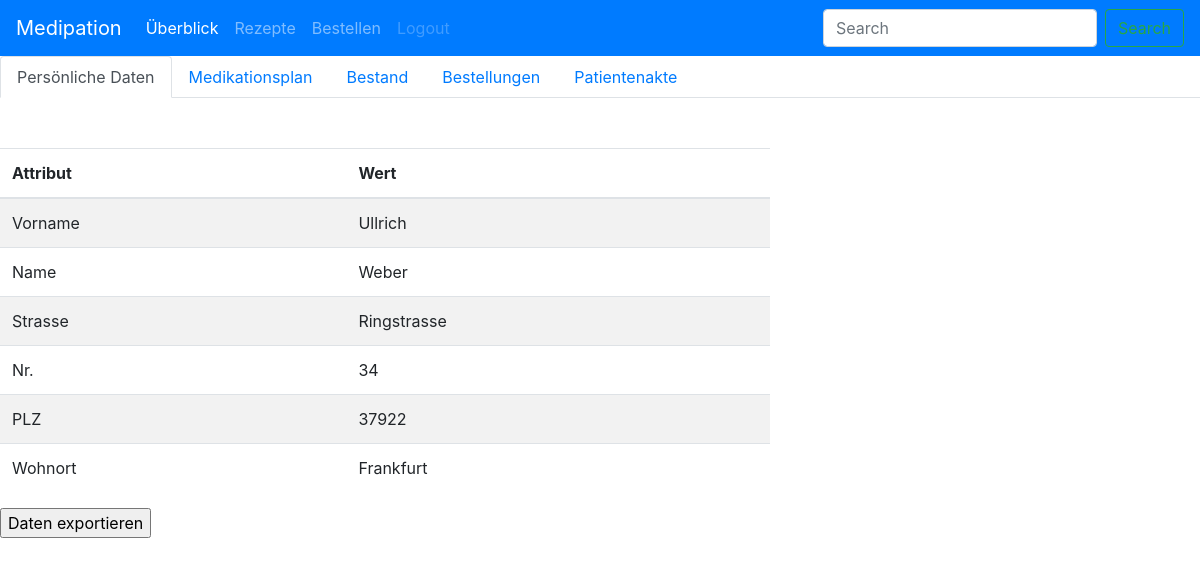
Screenshot of /patient_ueberblick/ (signed in) with the database file from the repository.
### rest/models.py (models this page shows)
class Patient(models.Model):
    id = models.AutoField(primary_key=True)
    vorname = models.CharField(max_length=255, unique=False, null=True)
    nachname = models.CharField(max_length=255, unique=False, null=True)
    username = models.CharField(max_length=255, unique=False, null=True)
    strasse = models.CharField(max_length=255, unique=False, null=True)
    nr = models.CharField(max_length=10, unique=False, null=True)
    plz = models.CharField(max_length=10, unique=False, null=True)
    ort = models.CharField(max_length=10, unique=False, null=True)
    arzt = models.ForeignKey(Arzt, on_delete=models.CASCADE, null=True)

### rest/views.py (the view)
# urls.py: path('patient_ueberblick/', views.ueberblick_patient, name='ueberblick_patient'),
def ueberblick_patient(request):
    if request.user.is_authenticated:
        try:
            patient = Patient.objects.get(username=request.user.benutzername)
            if patient is None:
                return HttpResponseRedirect(reverse('login'))
            medikamentenplan_patient = Medikamentenplan.objects.get(patient=patient.id)
            medikamentenplan = Medikamentenplan_Medikamente.objects.filter(medikamentenplan=medikamentenplan_patient.id)
            bestellungen = Medikamentenbestellung.objects.filter(patient=patient)
        except Patient.DoesNotExist:
            return HttpResponseRedirect(reverse('login'))
        return render(request, 'ueberblick_patient.html', {'medikamentenplan': medikamentenplan, 'patient': patient,
                                                           "bestellungen": bestellungen})
    else:
        return render(request, 'fehlende_Authentifizierung.html')

### rest/templates/ueberblick_patient.html (shortened to what this page needs)
{% extends 'base_patient.html' %}
{% load static %}
{% block content %}
<nav>
    <div class="nav nav-tabs" id="nav-tab" role="tablist">
        <a class="nav-item nav-link active" id="nav-per-Daten-tab" data-toggle="tab" href="#nav-per-Daten" role="tab" aria-controls="nav-per-Daten" aria-selected="true">Persönliche Daten</a>
        <a class="nav-item nav-link" id="nav-med-plan-tab" data-toggle="tab" href="#nav-med-plan" role="tab" aria-controls="nav-med-plan" aria-selected="false">Medikationsplan</a>
        <a class="nav-item nav-link" id="nav-bestand-tab" data-toggle="tab" href="#nav-bestand" role="tab" aria-controls="nav-bestand" aria-selected="true">Bestand</a>
        <a class="nav-item nav-link" id="nav-bestellungen-tab" data-toggle="tab" href="#nav-bestellungen" role="tab" aria-controls="nav-bestellungen" aria-selected="true">Bestellungen</a>
        <a class="nav-item nav-link" id="nav-patientenakte-tab" data-toggle="tab" href="#nav-patientenakte" role="tab" aria-controls="nav-patientenakte" aria-selected="false">Patientenakte</a>
    </div>
</nav>
<div class="tab-content" id="nav-tabContent">
    <div class="tab-pane fade show active" id="nav-per-Daten" role="tabpanel" aria-labelledby="nav-per-Daten-tab">{% include 'persoenlicheDaten_patient.html' with objects=patient %}</div>
    <div class="tab-pane fade" id="nav-med-plan" role="tabpanel" aria-labelledby="nav-med-plan-tab">{% include 'medikamentenplan.html' with objects=medikamentenplan %}</div>
    <div class="tab-pane fade" id="nav-bestellungen" role="tabpanel" aria-labelledby="nav-bestellungen-tab">{% include 'offene_bestellungen_patient.html' %}</div>
</div>
{% endblock content %}

### rest/templates/persoenlicheDaten_patient.html (shortened to what this page needs)
{% load static %}
{% block content %}
<div class="col-xs-12" style="height:50px;"></div>
<div class="container-sm col-sm-8 row justify-content-center">
<table class="table table-striped">
    <thead>
    <tr>
        <th scope="col">Attribut</th>
        <th scope="col">Wert</th>
    </tr>
    </thead>
    <tbody>
    <tr>
        <td>Vorname</td>
        <td>{{patient.vorname}}</td>
    </tr>
    <tr>
        <td>Name</td>
        <td>{{patient.nachname}}</td>
    </tr>
    <tr>
        <td>Strasse</td>
        <td>{{patient.strasse}}</td>
    </tr>
    <tr>
        <td>Nr.</td>
        <td>{{patient.nr}}</td>
    </tr>
    <tr>
        <td>PLZ</td>
        <td>{{patient.plz}}</td>
    </tr>
    <tr>
        <td>Wohnort</td>
        <td>{{patient.ort}}</td>
    </tr>
    </tbody>
</table>
</div>
<form action="/getUserData/{{patient.id}}/" method="POST">
    <input type="submit" value="Daten exportieren">
</form>
{% endblock content %}

### rows the page displays
Patient: vorname "Ullrich", nachname "Weber", strasse "Ringstrasse", nr "34", plz "37922", ort "Frankfurt"
